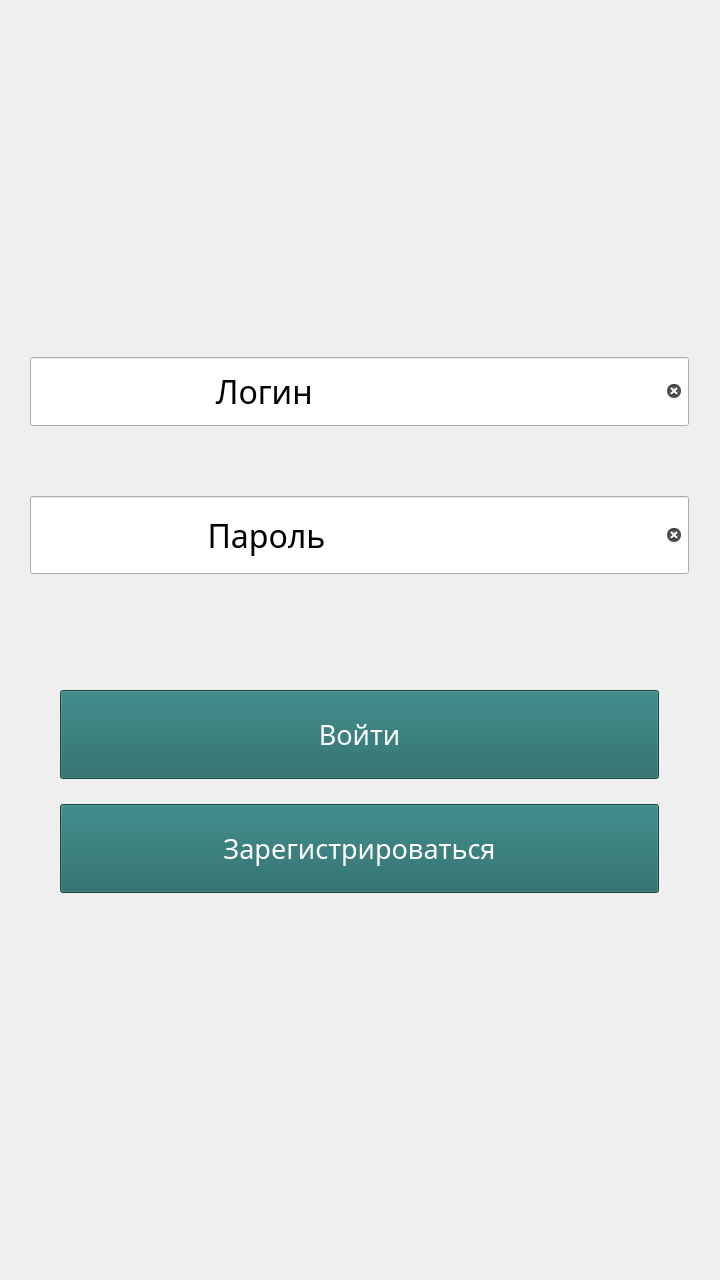
<?xml version="1.0" encoding="UTF-8"?>
<ui version="4.0">
 <class>IUGram</class>
 <widget class="QMainWindow" name="IUGram">
  <property name="geometry">
   <rect>
    <x>0</x>
    <y>0</y>
    <width>720</width>
    <height>1280</height>
   </rect>
  </property>
  <property name="sizePolicy">
   <sizepolicy hsizetype="Ignored" vsizetype="Ignored">
    <horstretch>0</horstretch>
    <verstretch>0</verstretch>
   </sizepolicy>
  </property>
  <property name="contextMenuPolicy">
   <enum>Qt::DefaultContextMenu</enum>
  </property>
  <property name="acceptDrops">
   <bool>false</bool>
  </property>
  <property name="windowTitle">
   <string>IUGram</string>
  </property>
  <property name="autoFillBackground">
   <bool>false</bool>
  </property>
  <property name="styleSheet">
   <string notr="true">QWidget#centralWidget {border-image: url(://images/firstwindow.png) 0 0 0 0 stretch stretch;}</string>
  </property>
  <property name="inputMethodHints">
   <set>Qt::ImhNone</set>
  </property>
  <property name="animated">
   <bool>true</bool>
  </property>
  <property name="unifiedTitleAndToolBarOnMac">
   <bool>false</bool>
  </property>
  <widget class="QWidget" name="centralWidget">
   <layout class="QGridLayout" name="gridLayout_4">
    <item row="2" column="0">
     <spacer name="verticalSpacer_3">
      <property name="orientation">
       <enum>Qt::Vertical</enum>
      </property>
      <property name="sizeType">
       <enum>QSizePolicy::Fixed</enum>
      </property>
      <property name="sizeHint" stdset="0">
       <size>
        <width>20</width>
        <height>100</height>
       </size>
      </property>
     </spacer>
    </item>
    <item row="3" column="0">
     <spacer name="verticalSpacer_5">
      <property name="orientation">
       <enum>Qt::Vertical</enum>
      </property>
      <property name="sizeType">
       <enum>QSizePolicy::Ignored</enum>
      </property>
      <property name="sizeHint" stdset="0">
       <size>
        <width>20</width>
        <height>10</height>
       </size>
      </property>
     </spacer>
    </item>
    <item row="0" column="0">
     <layout class="QGridLayout" name="gridLayout">
      <item row="0" column="3">
       <widget class="QPushButton" name="pushButton">
        <property name="sizePolicy">
         <sizepolicy hsizetype="Expanding" vsizetype="Ignored">
          <horstretch>0</horstretch>
          <verstretch>0</verstretch>
         </sizepolicy>
        </property>
        <property name="minimumSize">
         <size>
          <width>99</width>
          <height>89</height>
         </size>
        </property>
        <property name="maximumSize">
         <size>
          <width>99</width>
          <height>89</height>
         </size>
        </property>
        <property name="layoutDirection">
         <enum>Qt::RightToLeft</enum>
        </property>
        <property name="styleSheet">
         <string notr="true">border-image: url(://images/firstwindow_info.png) 0 0 0 0 stretch stretch;</string>
        </property>
        <property name="text">
         <string/>
        </property>
        <property name="flat">
         <bool>true</bool>
        </property>
       </widget>
      </item>
      <item row="2" column="0">
       <spacer name="horizontalSpacer_2">
        <property name="orientation">
         <enum>Qt::Horizontal</enum>
        </property>
        <property name="sizeHint" stdset="0">
         <size>
          <width>60</width>
          <height>20</height>
         </size>
        </property>
       </spacer>
      </item>
      <item row="1" column="3">
       <spacer name="verticalSpacer">
        <property name="orientation">
         <enum>Qt::Vertical</enum>
        </property>
        <property name="sizeHint" stdset="0">
         <size>
          <width>20</width>
          <height>40</height>
         </size>
        </property>
       </spacer>
      </item>
      <item row="2" column="2" colspan="2">
       <spacer name="horizontalSpacer_3">
        <property name="orientation">
         <enum>Qt::Horizontal</enum>
        </property>
        <property name="sizeHint" stdset="0">
         <size>
          <width>40</width>
          <height>20</height>
         </size>
        </property>
       </spacer>
      </item>
      <item row="0" column="2">
       <spacer name="horizontalSpacer">
        <property name="orientation">
         <enum>Qt::Horizontal</enum>
        </property>
        <property name="sizeHint" stdset="0">
         <size>
          <width>40</width>
          <height>20</height>
         </size>
        </property>
       </spacer>
      </item>
      <item row="3" column="1">
       <spacer name="verticalSpacer_2">
        <property name="orientation">
         <enum>Qt::Vertical</enum>
        </property>
        <property name="sizeType">
         <enum>QSizePolicy::Fixed</enum>
        </property>
        <property name="sizeHint" stdset="0">
         <size>
          <width>20</width>
          <height>40</height>
         </size>
        </property>
       </spacer>
      </item>
     </layout>
    </item>
    <item row="1" column="0">
     <layout class="QGridLayout" name="gridLayout_2">
      <property name="horizontalSpacing">
       <number>100</number>
      </property>
      <property name="verticalSpacing">
       <number>50</number>
      </property>
      <item row="0" column="0">
       <widget class="QLineEdit" name="lineEdit_2">
        <property name="sizePolicy">
         <sizepolicy hsizetype="Ignored" vsizetype="Ignored">
          <horstretch>0</horstretch>
          <verstretch>5</verstretch>
         </sizepolicy>
        </property>
        <property name="minimumSize">
         <size>
          <width>659</width>
          <height>69</height>
         </size>
        </property>
        <property name="maximumSize">
         <size>
          <width>659</width>
          <height>69</height>
         </size>
        </property>
        <property name="font">
         <font>
          <family>Calibri Light</family>
          <pointsize>24</pointsize>
         </font>
        </property>
        <property name="layoutDirection">
         <enum>Qt::LeftToRight</enum>
        </property>
        <property name="styleSheet">
         <string notr="true">border-image: url(://images/firstwindow_input_field.png) 0 0 0 0 stretch stretch;</string>
        </property>
        <property name="text">
         <string>                      Логин</string>
        </property>
        <property name="clearButtonEnabled">
         <bool>true</bool>
        </property>
       </widget>
      </item>
      <item row="2" column="0">
       <widget class="QLineEdit" name="lineEdit">
        <property name="sizePolicy">
         <sizepolicy hsizetype="Ignored" vsizetype="Ignored">
          <horstretch>0</horstretch>
          <verstretch>0</verstretch>
         </sizepolicy>
        </property>
        <property name="minimumSize">
         <size>
          <width>659</width>
          <height>78</height>
         </size>
        </property>
        <property name="maximumSize">
         <size>
          <width>659</width>
          <height>78</height>
         </size>
        </property>
        <property name="font">
         <font>
          <family>Calibri Light</family>
          <pointsize>24</pointsize>
         </font>
        </property>
        <property name="styleSheet">
         <string notr="true">border-image: url(://images/firstwindow_input_field.png) 0 0 0 0 stretch stretch;</string>
        </property>
        <property name="text">
         <string>                     Пароль</string>
        </property>
        <property name="echoMode">
         <enum>QLineEdit::Normal</enum>
        </property>
        <property name="clearButtonEnabled">
         <bool>true</bool>
        </property>
       </widget>
      </item>
      <item row="1" column="0">
       <spacer name="verticalSpacer_6">
        <property name="orientation">
         <enum>Qt::Vertical</enum>
        </property>
        <property name="sizeType">
         <enum>QSizePolicy::Fixed</enum>
        </property>
        <property name="sizeHint" stdset="0">
         <size>
          <width>20</width>
          <height>20</height>
         </size>
        </property>
       </spacer>
      </item>
     </layout>
    </item>
    <item row="7" column="0">
     <spacer name="verticalSpacer_4">
      <property name="orientation">
       <enum>Qt::Vertical</enum>
      </property>
      <property name="sizeHint" stdset="0">
       <size>
        <width>20</width>
        <height>60</height>
       </size>
      </property>
     </spacer>
    </item>
    <item row="4" column="0">
     <layout class="QGridLayout" name="gridLayout_3">
      <property name="spacing">
       <number>50</number>
      </property>
      <item row="2" column="0">
       <widget class="QPushButton" name="pushButton_3">
        <property name="sizePolicy">
         <sizepolicy hsizetype="Ignored" vsizetype="Ignored">
          <horstretch>0</horstretch>
          <verstretch>0</verstretch>
         </sizepolicy>
        </property>
        <property name="minimumSize">
         <size>
          <width>599</width>
          <height>89</height>
         </size>
        </property>
        <property name="maximumSize">
         <size>
          <width>599</width>
          <height>89</height>
         </size>
        </property>
        <property name="palette">
         <palette>
          <active>
           <colorrole role="Button">
            <brush brushstyle="SolidPattern">
             <color alpha="255">
              <red>29</red>
              <green>102</green>
              <blue>101</blue>
             </color>
            </brush>
           </colorrole>
           <colorrole role="ButtonText">
            <brush brushstyle="SolidPattern">
             <color alpha="255">
              <red>255</red>
              <green>255</green>
              <blue>255</blue>
             </color>
            </brush>
           </colorrole>
           <colorrole role="Base">
            <brush brushstyle="SolidPattern">
             <color alpha="255">
              <red>29</red>
              <green>102</green>
              <blue>101</blue>
             </color>
            </brush>
           </colorrole>
           <colorrole role="Window">
            <brush brushstyle="SolidPattern">
             <color alpha="255">
              <red>29</red>
              <green>102</green>
              <blue>101</blue>
             </color>
            </brush>
           </colorrole>
          </active>
          <inactive>
           <colorrole role="Button">
            <brush brushstyle="SolidPattern">
             <color alpha="255">
              <red>29</red>
              <green>102</green>
              <blue>101</blue>
             </color>
            </brush>
           </colorrole>
           <colorrole role="ButtonText">
            <brush brushstyle="SolidPattern">
             <color alpha="255">
              <red>255</red>
              <green>255</green>
              <blue>255</blue>
             </color>
            </brush>
           </colorrole>
           <colorrole role="Base">
            <brush brushstyle="SolidPattern">
             <color alpha="255">
              <red>29</red>
              <green>102</green>
              <blue>101</blue>
             </color>
            </brush>
           </colorrole>
           <colorrole role="Window">
            <brush brushstyle="SolidPattern">
             <color alpha="255">
              <red>29</red>
              <green>102</green>
              <blue>101</blue>
             </color>
            </brush>
           </colorrole>
          </inactive>
          <disabled>
           <colorrole role="Button">
            <brush brushstyle="SolidPattern">
             <color alpha="255">
              <red>29</red>
              <green>102</green>
              <blue>101</blue>
             </color>
            </brush>
           </colorrole>
           <colorrole role="ButtonText">
            <brush brushstyle="SolidPattern">
             <color alpha="255">
              <red>120</red>
              <green>120</green>
              <blue>120</blue>
             </color>
            </brush>
           </colorrole>
           <colorrole role="Base">
            <brush brushstyle="SolidPattern">
             <color alpha="255">
              <red>29</red>
              <green>102</green>
              <blue>101</blue>
             </color>
            </brush>
           </colorrole>
           <colorrole role="Window">
            <brush brushstyle="SolidPattern">
             <color alpha="255">
              <red>29</red>
              <green>102</green>
              <blue>101</blue>
             </color>
            </brush>
           </colorrole>
          </disabled>
         </palette>
        </property>
        <property name="font">
         <font>
          <family>Calibri Light</family>
          <pointsize>20</pointsize>
         </font>
        </property>
        <property name="styleSheet">
         <string notr="true">QPushButton#pushButton_3 {border-image: url(://images/firstwindow_push_button1.png) 0 0 0 0 stretch stretch;}</string>
        </property>
        <property name="text">
         <string>Зарегистрироваться</string>
        </property>
       </widget>
      </item>
      <item row="0" column="0">
       <widget class="QPushButton" name="pushButton_2">
        <property name="sizePolicy">
         <sizepolicy hsizetype="Ignored" vsizetype="Ignored">
          <horstretch>0</horstretch>
          <verstretch>0</verstretch>
         </sizepolicy>
        </property>
        <property name="minimumSize">
         <size>
          <width>599</width>
          <height>89</height>
         </size>
        </property>
        <property name="maximumSize">
         <size>
          <width>599</width>
          <height>89</height>
         </size>
        </property>
        <property name="palette">
         <palette>
          <active>
           <colorrole role="Button">
            <brush brushstyle="SolidPattern">
             <color alpha="255">
              <red>29</red>
              <green>102</green>
              <blue>101</blue>
             </color>
            </brush>
           </colorrole>
           <colorrole role="ButtonText">
            <brush brushstyle="SolidPattern">
             <color alpha="255">
              <red>255</red>
              <green>255</green>
              <blue>255</blue>
             </color>
            </brush>
           </colorrole>
           <colorrole role="Base">
            <brush brushstyle="SolidPattern">
             <color alpha="255">
              <red>29</red>
              <green>102</green>
              <blue>101</blue>
             </color>
            </brush>
           </colorrole>
           <colorrole role="Window">
            <brush brushstyle="SolidPattern">
             <color alpha="255">
              <red>29</red>
              <green>102</green>
              <blue>101</blue>
             </color>
            </brush>
           </colorrole>
          </active>
          <inactive>
           <colorrole role="Button">
            <brush brushstyle="SolidPattern">
             <color alpha="255">
              <red>29</red>
              <green>102</green>
              <blue>101</blue>
             </color>
            </brush>
           </colorrole>
           <colorrole role="ButtonText">
            <brush brushstyle="SolidPattern">
             <color alpha="255">
              <red>255</red>
              <green>255</green>
              <blue>255</blue>
             </color>
            </brush>
           </colorrole>
           <colorrole role="Base">
            <brush brushstyle="SolidPattern">
             <color alpha="255">
              <red>29</red>
              <green>102</green>
              <blue>101</blue>
             </color>
            </brush>
           </colorrole>
           <colorrole role="Window">
            <brush brushstyle="SolidPattern">
             <color alpha="255">
              <red>29</red>
              <green>102</green>
              <blue>101</blue>
             </color>
            </brush>
           </colorrole>
          </inactive>
          <disabled>
           <colorrole role="Button">
            <brush brushstyle="SolidPattern">
             <color alpha="255">
              <red>29</red>
              <green>102</green>
              <blue>101</blue>
             </color>
            </brush>
           </colorrole>
           <colorrole role="ButtonText">
            <brush brushstyle="SolidPattern">
             <color alpha="255">
              <red>120</red>
              <green>120</green>
              <blue>120</blue>
             </color>
            </brush>
           </colorrole>
           <colorrole role="Base">
            <brush brushstyle="SolidPattern">
             <color alpha="255">
              <red>29</red>
              <green>102</green>
              <blue>101</blue>
             </color>
            </brush>
           </colorrole>
           <colorrole role="Window">
            <brush brushstyle="SolidPattern">
             <color alpha="255">
              <red>29</red>
              <green>102</green>
              <blue>101</blue>
             </color>
            </brush>
           </colorrole>
          </disabled>
         </palette>
        </property>
        <property name="font">
         <font>
          <family>Calibri Light</family>
          <pointsize>20</pointsize>
         </font>
        </property>
        <property name="styleSheet">
         <string notr="true">QPushButton#pushButton_2 {border-image: url(://images/firstwindow_push_button1.png) 0 0 0 0 stretch stretch;}</string>
        </property>
        <property name="text">
         <string>Войти</string>
        </property>
       </widget>
      </item>
      <item row="3" column="0">
       <spacer name="verticalSpacer_7">
        <property name="orientation">
         <enum>Qt::Vertical</enum>
        </property>
        <property name="sizeType">
         <enum>QSizePolicy::Fixed</enum>
        </property>
        <property name="sizeHint" stdset="0">
         <size>
          <width>20</width>
          <height>90</height>
         </size>
        </property>
       </spacer>
      </item>
      <item row="1" column="0">
       <spacer name="verticalSpacer_8">
        <property name="orientation">
         <enum>Qt::Vertical</enum>
        </property>
        <property name="sizeType">
         <enum>QSizePolicy::Preferred</enum>
        </property>
        <property name="sizeHint" stdset="0">
         <size>
          <width>40</width>
          <height>100</height>
         </size>
        </property>
       </spacer>
      </item>
     </layout>
    </item>
   </layout>
  </widget>
 </widget>
 <layoutdefault spacing="6" margin="11"/>
 <resources/>
 <connections/>
</ui>
